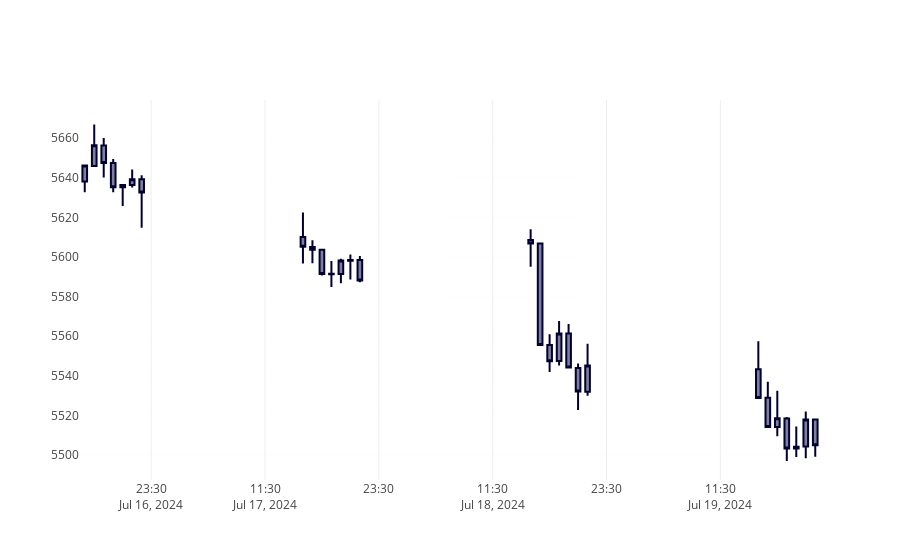

Notebook code for this chart:
### Code cell
# Paso 4: Crear el gráfico de Plotly
fig = go.Figure(data=[go.Candlestick(
    x=data.index,
    open=data['Open'],
    high=data['High'],
    low=data['Low'],
    close=data['Close']
)])

# Actualizar el eje x para eliminar los gaps de fechas faltantes
fig.update_xaxes(rangebreaks=[dict(values=missing_dates[0:2])])

fig.update_layout(xaxis_title='', yaxis_title='',
                  yaxis=dict(
                            gridcolor='rgba(200, 200, 200, 0.03)',
                            gridwidth=1
                    ),
                  xaxis_rangeslider_visible=False,
                  height=700,
                  dragmode='drawline',
                  shapes=[],
                  newshape=dict(line=dict(color="red")),
                  modebar_add=['drawline','eraseshape'],
                  showlegend=False)

# Mostrar el gráfico
fig.show()
